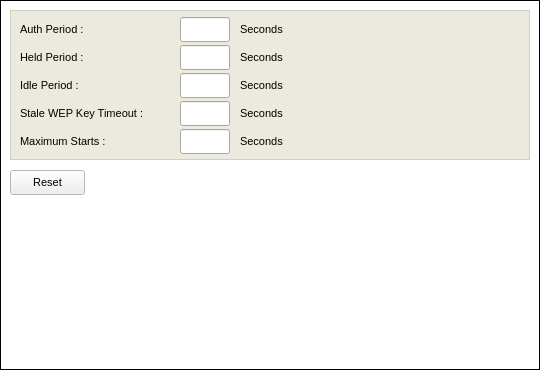
     <widget class="QFrame" name="whiteFrameAdvancedInternals" >
      <property name="geometry" >
       <rect>
        <x>10</x>
        <y>40</y>
        <width>540</width>
        <height>370</height>
       </rect>
      </property>
      <property name="minimumSize" >
       <size>
        <width>540</width>
        <height>370</height>
       </size>
      </property>
      <property name="maximumSize" >
       <size>
        <width>540</width>
        <height>370</height>
       </size>
      </property>
      <property name="palette" >
       <palette>
        <active>
         <colorrole role="Base" >
          <brush brushstyle="SolidPattern" >
           <color alpha="255" >
            <red>255</red>
            <green>255</green>
            <blue>255</blue>
           </color>
          </brush>
         </colorrole>
         <colorrole role="Window" >
          <brush brushstyle="SolidPattern" >
           <color alpha="255" >
            <red>255</red>
            <green>255</green>
            <blue>255</blue>
           </color>
          </brush>
         </colorrole>
        </active>
        <inactive>
         <colorrole role="Base" >
          <brush brushstyle="SolidPattern" >
           <color alpha="255" >
            <red>255</red>
            <green>255</green>
            <blue>255</blue>
           </color>
          </brush>
         </colorrole>
         <colorrole role="Window" >
          <brush brushstyle="SolidPattern" >
           <color alpha="255" >
            <red>255</red>
            <green>255</green>
            <blue>255</blue>
           </color>
          </brush>
         </colorrole>
        </inactive>
        <disabled>
         <colorrole role="Base" >
          <brush brushstyle="SolidPattern" >
           <color alpha="255" >
            <red>255</red>
            <green>255</green>
            <blue>255</blue>
           </color>
          </brush>
         </colorrole>
         <colorrole role="Window" >
          <brush brushstyle="SolidPattern" >
           <color alpha="255" >
            <red>255</red>
            <green>255</green>
            <blue>255</blue>
           </color>
          </brush>
         </colorrole>
        </disabled>
       </palette>
      </property>
      <property name="autoFillBackground" >
       <bool>true</bool>
      </property>
      <property name="frameShape" >
       <enum>QFrame::Box</enum>
      </property>
      <property name="frameShadow" >
       <enum>QFrame::Plain</enum>
      </property>
      <widget class="QFrame" name="dataFrameAdvancedInternals" >
       <property name="geometry" >
        <rect>
         <x>10</x>
         <y>10</y>
         <width>520</width>
         <height>150</height>
        </rect>
       </property>
       <property name="minimumSize" >
        <size>
         <width>520</width>
         <height>150</height>
        </size>
       </property>
       <property name="palette" >
        <palette>
         <active>
          <colorrole role="WindowText" >
           <brush brushstyle="SolidPattern" >
            <color alpha="255" >
             <red>208</red>
             <green>208</green>
             <blue>191</blue>
            </color>
           </brush>
          </colorrole>
          <colorrole role="Base" >
           <brush brushstyle="SolidPattern" >
            <color alpha="255" >
             <red>255</red>
             <green>255</green>
             <blue>255</blue>
            </color>
           </brush>
          </colorrole>
          <colorrole role="Window" >
           <brush brushstyle="SolidPattern" >
            <color alpha="255" >
             <red>236</red>
             <green>234</green>
             <blue>223</blue>
            </color>
           </brush>
          </colorrole>
         </active>
         <inactive>
          <colorrole role="WindowText" >
           <brush brushstyle="SolidPattern" >
            <color alpha="255" >
             <red>208</red>
             <green>208</green>
             <blue>191</blue>
            </color>
           </brush>
          </colorrole>
          <colorrole role="Base" >
           <brush brushstyle="SolidPattern" >
            <color alpha="255" >
             <red>255</red>
             <green>255</green>
             <blue>255</blue>
            </color>
           </brush>
          </colorrole>
          <colorrole role="Window" >
           <brush brushstyle="SolidPattern" >
            <color alpha="255" >
             <red>236</red>
             <green>234</green>
             <blue>223</blue>
            </color>
           </brush>
          </colorrole>
         </inactive>
         <disabled>
          <colorrole role="WindowText" >
           <brush brushstyle="SolidPattern" >
            <color alpha="255" >
             <red>119</red>
             <green>119</green>
             <blue>119</blue>
            </color>
           </brush>
          </colorrole>
          <colorrole role="Base" >
           <brush brushstyle="SolidPattern" >
            <color alpha="255" >
             <red>236</red>
             <green>234</green>
             <blue>223</blue>
            </color>
           </brush>
          </colorrole>
          <colorrole role="Window" >
           <brush brushstyle="SolidPattern" >
            <color alpha="255" >
             <red>236</red>
             <green>234</green>
             <blue>223</blue>
            </color>
           </brush>
          </colorrole>
         </disabled>
        </palette>
       </property>
       <property name="autoFillBackground" >
        <bool>true</bool>
       </property>
       <property name="frameShape" >
        <enum>QFrame::Box</enum>
       </property>
       <property name="frameShadow" >
        <enum>QFrame::Plain</enum>
       </property>
       <widget class="QLabel" name="labelAdvancedInternalsStaleWEPKeyTimeout" >
        <property name="geometry" >
         <rect>
          <x>10</x>
          <y>94</y>
          <width>186</width>
          <height>18</height>
         </rect>
        </property>
        <property name="minimumSize" >
         <size>
          <width>0</width>
          <height>18</height>
         </size>
        </property>
        <property name="maximumSize" >
         <size>
          <width>16777215</width>
          <height>18</height>
         </size>
        </property>
        <property name="palette" >
         <palette>
          <active>
           <colorrole role="WindowText" >
            <brush brushstyle="SolidPattern" >
             <color alpha="255" >
              <red>0</red>
              <green>0</green>
              <blue>0</blue>
             </color>
            </brush>
           </colorrole>
          </active>
          <inactive>
           <colorrole role="WindowText" >
            <brush brushstyle="SolidPattern" >
             <color alpha="255" >
              <red>0</red>
              <green>0</green>
              <blue>0</blue>
             </color>
            </brush>
           </colorrole>
          </inactive>
          <disabled>
           <colorrole role="WindowText" >
            <brush brushstyle="SolidPattern" >
             <color alpha="255" >
              <red>119</red>
              <green>119</green>
              <blue>119</blue>
             </color>
            </brush>
           </colorrole>
          </disabled>
         </palette>
        </property>
        <property name="font" >
         <font>
          <pointsize>8</pointsize>
         </font>
        </property>
        <property name="text" >
         <string>Stale WEP Key Timeout :</string>
        </property>
       </widget>
       <widget class="QLabel" name="labelAdvancedInternalsIdlePeriod" >
        <property name="geometry" >
         <rect>
          <x>10</x>
          <y>66</y>
          <width>186</width>
          <height>18</height>
         </rect>
        </property>
        <property name="minimumSize" >
         <size>
          <width>0</width>
          <height>18</height>
         </size>
        </property>
        <property name="maximumSize" >
         <size>
          <width>16777215</width>
          <height>18</height>
         </size>
        </property>
        <property name="palette" >
         <palette>
          <active>
           <colorrole role="WindowText" >
            <brush brushstyle="SolidPattern" >
             <color alpha="255" >
              <red>0</red>
              <green>0</green>
              <blue>0</blue>
             </color>
            </brush>
           </colorrole>
          </active>
          <inactive>
           <colorrole role="WindowText" >
            <brush brushstyle="SolidPattern" >
             <color alpha="255" >
              <red>0</red>
              <green>0</green>
              <blue>0</blue>
             </color>
            </brush>
           </colorrole>
          </inactive>
          <disabled>
           <colorrole role="WindowText" >
            <brush brushstyle="SolidPattern" >
             <color alpha="255" >
              <red>119</red>
              <green>119</green>
              <blue>119</blue>
             </color>
            </brush>
           </colorrole>
          </disabled>
         </palette>
        </property>
        <property name="font" >
         <font>
          <pointsize>8</pointsize>
         </font>
        </property>
        <property name="text" >
         <string>Idle Period :</string>
        </property>
       </widget>
       <widget class="QLabel" name="labelAdvancedInternalsHeldPeriod" >
        <property name="geometry" >
         <rect>
          <x>10</x>
          <y>38</y>
          <width>186</width>
          <height>18</height>
         </rect>
        </property>
        <property name="minimumSize" >
         <size>
          <width>0</width>
          <height>18</height>
         </size>
        </property>
        <property name="maximumSize" >
         <size>
          <width>16777215</width>
          <height>18</height>
         </size>
        </property>
        <property name="palette" >
         <palette>
          <active>
           <colorrole role="WindowText" >
            <brush brushstyle="SolidPattern" >
             <color alpha="255" >
              <red>0</red>
              <green>0</green>
              <blue>0</blue>
             </color>
            </brush>
           </colorrole>
          </active>
          <inactive>
           <colorrole role="WindowText" >
            <brush brushstyle="SolidPattern" >
             <color alpha="255" >
              <red>0</red>
              <green>0</green>
              <blue>0</blue>
             </color>
            </brush>
           </colorrole>
          </inactive>
          <disabled>
           <colorrole role="WindowText" >
            <brush brushstyle="SolidPattern" >
             <color alpha="255" >
              <red>119</red>
              <green>119</green>
              <blue>119</blue>
             </color>
            </brush>
           </colorrole>
          </disabled>
         </palette>
        </property>
        <property name="font" >
         <font>
          <pointsize>8</pointsize>
         </font>
        </property>
        <property name="text" >
         <string>Held Period :</string>
        </property>
       </widget>
       <widget class="QLabel" name="labelAdvancedInternalsAuthPeriod" >
        <property name="geometry" >
         <rect>
          <x>10</x>
          <y>10</y>
          <width>186</width>
          <height>18</height>
         </rect>
        </property>
        <property name="minimumSize" >
         <size>
          <width>0</width>
          <height>18</height>
         </size>
        </property>
        <property name="maximumSize" >
         <size>
          <width>16777215</width>
          <height>18</height>
         </size>
        </property>
        <property name="palette" >
         <palette>
          <active>
           <colorrole role="WindowText" >
            <brush brushstyle="SolidPattern" >
             <color alpha="255" >
              <red>0</red>
              <green>0</green>
              <blue>0</blue>
             </color>
            </brush>
           </colorrole>
          </active>
          <inactive>
           <colorrole role="WindowText" >
            <brush brushstyle="SolidPattern" >
             <color alpha="255" >
              <red>0</red>
              <green>0</green>
              <blue>0</blue>
             </color>
            </brush>
           </colorrole>
          </inactive>
          <disabled>
           <colorrole role="WindowText" >
            <brush brushstyle="SolidPattern" >
             <color alpha="255" >
              <red>119</red>
              <green>119</green>
              <blue>119</blue>
             </color>
            </brush>
           </colorrole>
          </disabled>
         </palette>
        </property>
        <property name="font" >
         <font>
          <pointsize>8</pointsize>
         </font>
        </property>
        <property name="text" >
         <string>Auth Period :</string>
        </property>
       </widget>
       <widget class="QLabel" name="labelAdvancedInternalsMaximumStarts" >
        <property name="geometry" >
         <rect>
          <x>10</x>
          <y>122</y>
          <width>186</width>
          <height>18</height>
         </rect>
        </property>
        <property name="minimumSize" >
         <size>
          <width>0</width>
          <height>18</height>
         </size>
        </property>
        <property name="maximumSize" >
         <size>
          <width>16777215</width>
          <height>18</height>
         </size>
        </property>
        <property name="palette" >
         <palette>
          <active>
           <colorrole role="WindowText" >
            <brush brushstyle="SolidPattern" >
             <color alpha="255" >
              <red>0</red>
              <green>0</green>
              <blue>0</blue>
             </color>
            </brush>
           </colorrole>
          </active>
          <inactive>
           <colorrole role="WindowText" >
            <brush brushstyle="SolidPattern" >
             <color alpha="255" >
              <red>0</red>
              <green>0</green>
              <blue>0</blue>
             </color>
            </brush>
           </colorrole>
          </inactive>
          <disabled>
           <colorrole role="WindowText" >
            <brush brushstyle="SolidPattern" >
             <color alpha="255" >
              <red>119</red>
              <green>119</green>
              <blue>119</blue>
             </color>
            </brush>
           </colorrole>
          </disabled>
         </palette>
        </property>
        <property name="font" >
         <font>
          <pointsize>8</pointsize>
         </font>
        </property>
        <property name="text" >
         <string>Maximum Starts :</string>
        </property>
       </widget>
       <widget class="QLabel" name="labelAdvancedInternalsAuthPeriodUnits" >
        <property name="geometry" >
         <rect>
          <x>230</x>
          <y>10</y>
          <width>64</width>
          <height>18</height>
         </rect>
        </property>
        <property name="minimumSize" >
         <size>
          <width>0</width>
          <height>18</height>
         </size>
        </property>
        <property name="maximumSize" >
         <size>
          <width>16777215</width>
          <height>18</height>
         </size>
        </property>
        <property name="palette" >
         <palette>
          <active>
           <colorrole role="WindowText" >
            <brush brushstyle="SolidPattern" >
             <color alpha="255" >
              <red>0</red>
              <green>0</green>
              <blue>0</blue>
             </color>
            </brush>
           </colorrole>
          </active>
          <inactive>
           <colorrole role="WindowText" >
            <brush brushstyle="SolidPattern" >
             <color alpha="255" >
              <red>0</red>
              <green>0</green>
              <blue>0</blue>
             </color>
            </brush>
           </colorrole>
          </inactive>
          <disabled>
           <colorrole role="WindowText" >
            <brush brushstyle="SolidPattern" >
             <color alpha="255" >
              <red>119</red>
              <green>119</green>
              <blue>119</blue>
             </color>
            </brush>
           </colorrole>
          </disabled>
         </palette>
        </property>
        <property name="font" >
         <font>
          <pointsize>8</pointsize>
         </font>
        </property>
        <property name="text" >
         <string>Seconds</string>
        </property>
       </widget>
       <widget class="QLabel" name="labelAdvancedInternalsHeldPeriodUnits" >
        <property name="geometry" >
         <rect>
          <x>230</x>
          <y>38</y>
          <width>64</width>
          <height>18</height>
         </rect>
        </property>
        <property name="minimumSize" >
         <size>
          <width>0</width>
          <height>18</height>
         </size>
        </property>
        <property name="maximumSize" >
         <size>
          <width>16777215</width>
          <height>18</height>
         </size>
        </property>
        <property name="palette" >
         <palette>
          <active>
           <colorrole role="WindowText" >
            <brush brushstyle="SolidPattern" >
             <color alpha="255" >
              <red>0</red>
              <green>0</green>
              <blue>0</blue>
             </color>
            </brush>
           </colorrole>
          </active>
          <inactive>
           <colorrole role="WindowText" >
            <brush brushstyle="SolidPattern" >
             <color alpha="255" >
              <red>0</red>
              <green>0</green>
              <blue>0</blue>
             </color>
            </brush>
           </colorrole>
          </inactive>
          <disabled>
           <colorrole role="WindowText" >
            <brush brushstyle="SolidPattern" >
             <color alpha="255" >
              <red>119</red>
              <green>119</green>
              <blue>119</blue>
             </color>
            </brush>
           </colorrole>
          </disabled>
         </palette>
        </property>
        <property name="font" >
         <font>
          <pointsize>8</pointsize>
         </font>
        </property>
        <property name="text" >
         <string>Seconds</string>
        </property>
       </widget>
       <widget class="QLabel" name="labelAdvancedInternalsIdlePeriodUnits" >
        <property name="geometry" >
         <rect>
          <x>230</x>
          <y>66</y>
          <width>64</width>
          <height>18</height>
         </rect>
        </property>
        <property name="minimumSize" >
         <size>
          <width>0</width>
          <height>18</height>
         </size>
        </property>
        <property name="maximumSize" >
         <size>
          <width>16777215</width>
          <height>18</height>
         </size>
        </property>
        <property name="palette" >
         <palette>
          <active>
           <colorrole role="WindowText" >
            <brush brushstyle="SolidPattern" >
             <color alpha="255" >
              <red>0</red>
              <green>0</green>
              <blue>0</blue>
             </color>
            </brush>
           </colorrole>
          </active>
          <inactive>
           <colorrole role="WindowText" >
            <brush brushstyle="SolidPattern" >
             <color alpha="255" >
              <red>0</red>
              <green>0</green>
              <blue>0</blue>
             </color>
            </brush>
           </colorrole>
          </inactive>
          <disabled>
           <colorrole role="WindowText" >
            <brush brushstyle="SolidPattern" >
             <color alpha="255" >
              <red>119</red>
              <green>119</green>
              <blue>119</blue>
             </color>
            </brush>
           </colorrole>
          </disabled>
         </palette>
        </property>
        <property name="font" >
         <font>
          <pointsize>8</pointsize>
         </font>
        </property>
        <property name="text" >
         <string>Seconds</string>
        </property>
       </widget>
       <widget class="QLabel" name="labelAdvancedInternalsStaleWEPKeyTimeoutUnits" >
        <property name="geometry" >
         <rect>
          <x>230</x>
          <y>94</y>
          <width>64</width>
          <height>18</height>
         </rect>
        </property>
        <property name="minimumSize" >
         <size>
          <width>0</width>
          <height>18</height>
         </size>
        </property>
        <property name="maximumSize" >
         <size>
          <width>16777215</width>
          <height>18</height>
         </size>
        </property>
        <property name="palette" >
         <palette>
          <active>
           <colorrole role="WindowText" >
            <brush brushstyle="SolidPattern" >
             <color alpha="255" >
              <red>0</red>
              <green>0</green>
              <blue>0</blue>
             </color>
            </brush>
           </colorrole>
          </active>
          <inactive>
           <colorrole role="WindowText" >
            <brush brushstyle="SolidPattern" >
             <color alpha="255" >
              <red>0</red>
              <green>0</green>
              <blue>0</blue>
             </color>
            </brush>
           </colorrole>
          </inactive>
          <disabled>
           <colorrole role="WindowText" >
            <brush brushstyle="SolidPattern" >
             <color alpha="255" >
              <red>119</red>
              <green>119</green>
              <blue>119</blue>
             </color>
            </brush>
           </colorrole>
          </disabled>
         </palette>
        </property>
        <property name="font" >
         <font>
          <pointsize>8</pointsize>
         </font>
        </property>
        <property name="text" >
         <string>Seconds</string>
        </property>
       </widget>
       <widget class="QLabel" name="labelAdvancedInternalsMaximumStartsUnits" >
        <property name="geometry" >
         <rect>
          <x>230</x>
          <y>122</y>
          <width>64</width>
          <height>18</height>
         </rect>
        </property>
        <property name="minimumSize" >
         <size>
          <width>0</width>
          <height>18</height>
         </size>
        </property>
        <property name="maximumSize" >
         <size>
          <width>16777215</width>
          <height>18</height>
         </size>
        </property>
        <property name="palette" >
         <palette>
          <active>
           <colorrole role="WindowText" >
            <brush brushstyle="SolidPattern" >
             <color alpha="255" >
              <red>0</red>
              <green>0</green>
              <blue>0</blue>
             </color>
            </brush>
           </colorrole>
          </active>
          <inactive>
           <colorrole role="WindowText" >
            <brush brushstyle="SolidPattern" >
             <color alpha="255" >
              <red>0</red>
              <green>0</green>
              <blue>0</blue>
             </color>
            </brush>
           </colorrole>
          </inactive>
          <disabled>
           <colorrole role="WindowText" >
            <brush brushstyle="SolidPattern" >
             <color alpha="255" >
              <red>119</red>
              <green>119</green>
              <blue>119</blue>
             </color>
            </brush>
           </colorrole>
          </disabled>
         </palette>
        </property>
        <property name="font" >
         <font>
          <pointsize>8</pointsize>
         </font>
        </property>
        <property name="text" >
         <string>Seconds</string>
        </property>
       </widget>
       <widget class="QLineEdit" name="dataFieldAdvancedInternalsAuthPeriod" >
        <property name="geometry" >
         <rect>
          <x>170</x>
          <y>7</y>
          <width>50</width>
          <height>25</height>
         </rect>
        </property>
        <property name="minimumSize" >
         <size>
          <width>0</width>
          <height>25</height>
         </size>
        </property>
        <property name="maximumSize" >
         <size>
          <width>50</width>
          <height>25</height>
         </size>
        </property>
        <property name="palette" >
         <palette>
          <active>
           <colorrole role="WindowText" >
            <brush brushstyle="SolidPattern" >
             <color alpha="255" >
              <red>127</red>
              <green>157</green>
              <blue>185</blue>
             </color>
            </brush>
           </colorrole>
          </active>
          <inactive>
           <colorrole role="WindowText" >
            <brush brushstyle="SolidPattern" >
             <color alpha="255" >
              <red>127</red>
              <green>157</green>
              <blue>185</blue>
             </color>
            </brush>
           </colorrole>
          </inactive>
          <disabled>
           <colorrole role="WindowText" >
            <brush brushstyle="SolidPattern" >
             <color alpha="255" >
              <red>119</red>
              <green>119</green>
              <blue>119</blue>
             </color>
            </brush>
           </colorrole>
          </disabled>
         </palette>
        </property>
        <property name="font" >
         <font>
          <pointsize>8</pointsize>
         </font>
        </property>
        <property name="maxLength" >
         <number>5</number>
        </property>
       </widget>
       <widget class="QLineEdit" name="dataFieldAdvancedInternalsHeldPeriod" >
        <property name="geometry" >
         <rect>
          <x>170</x>
          <y>35</y>
          <width>50</width>
          <height>25</height>
         </rect>
        </property>
        <property name="minimumSize" >
         <size>
          <width>0</width>
          <height>25</height>
         </size>
        </property>
        <property name="maximumSize" >
         <size>
          <width>50</width>
          <height>25</height>
         </size>
        </property>
        <property name="palette" >
         <palette>
          <active>
           <colorrole role="WindowText" >
            <brush brushstyle="SolidPattern" >
             <color alpha="255" >
              <red>127</red>
              <green>157</green>
              <blue>185</blue>
             </color>
            </brush>
           </colorrole>
          </active>
          <inactive>
           <colorrole role="WindowText" >
            <brush brushstyle="SolidPattern" >
             <color alpha="255" >
              <red>127</red>
              <green>157</green>
              <blue>185</blue>
             </color>
            </brush>
           </colorrole>
          </inactive>
          <disabled>
           <colorrole role="WindowText" >
            <brush brushstyle="SolidPattern" >
             <color alpha="255" >
              <red>119</red>
              <green>119</green>
              <blue>119</blue>
             </color>
            </brush>
           </colorrole>
          </disabled>
         </palette>
        </property>
        <property name="font" >
         <font>
          <pointsize>8</pointsize>
         </font>
        </property>
        <property name="maxLength" >
         <number>5</number>
        </property>
       </widget>
       <widget class="QLineEdit" name="dataFieldAdvancedInternalsIdlePeriod" >
        <property name="geometry" >
         <rect>
          <x>170</x>
          <y>63</y>
          <width>50</width>
          <height>25</height>
         </rect>
        </property>
        <property name="minimumSize" >
         <size>
          <width>0</width>
          <height>25</height>
         </size>
        </property>
        <property name="maximumSize" >
         <size>
          <width>50</width>
          <height>25</height>
         </size>
        </property>
        <property name="palette" >
         <palette>
          <active>
           <colorrole role="WindowText" >
            <brush brushstyle="SolidPattern" >
             <color alpha="255" >
              <red>127</red>
              <green>157</green>
              <blue>185</blue>
             </color>
            </brush>
           </colorrole>
          </active>
          <inactive>
           <colorrole role="WindowText" >
            <brush brushstyle="SolidPattern" >
             <color alpha="255" >
              <red>127</red>
              <green>157</green>
              <blue>185</blue>
             </color>
            </brush>
           </colorrole>
          </inactive>
          <disabled>
           <colorrole role="WindowText" >
            <brush brushstyle="SolidPattern" >
             <color alpha="255" >
              <red>119</red>
              <green>119</green>
              <blue>119</blue>
             </color>
            </brush>
           </colorrole>
          </disabled>
         </palette>
        </property>
        <property name="font" >
         <font>
          <pointsize>8</pointsize>
         </font>
        </property>
        <property name="maxLength" >
         <number>5</number>
        </property>
       </widget>
       <widget class="QLineEdit" name="dataFieldAdvancedInternalsStaleWEPKeyTimeout" >
        <property name="geometry" >
         <rect>
          <x>170</x>
          <y>91</y>
          <width>50</width>
          <height>25</height>
         </rect>
        </property>
        <property name="minimumSize" >
         <size>
          <width>0</width>
          <height>25</height>
         </size>
        </property>
        <property name="maximumSize" >
         <size>
          <width>50</width>
          <height>25</height>
         </size>
        </property>
        <property name="palette" >
         <palette>
          <active>
           <colorrole role="WindowText" >
            <brush brushstyle="SolidPattern" >
             <color alpha="255" >
              <red>127</red>
              <green>157</green>
              <blue>185</blue>
             </color>
            </brush>
           </colorrole>
          </active>
          <inactive>
           <colorrole role="WindowText" >
            <brush brushstyle="SolidPattern" >
             <color alpha="255" >
              <red>127</red>
              <green>157</green>
              <blue>185</blue>
             </color>
            </brush>
           </colorrole>
          </inactive>
          <disabled>
           <colorrole role="WindowText" >
            <brush brushstyle="SolidPattern" >
             <color alpha="255" >
              <red>119</red>
              <green>119</green>
              <blue>119</blue>
             </color>
            </brush>
           </colorrole>
          </disabled>
         </palette>
        </property>
        <property name="font" >
         <font>
          <pointsize>8</pointsize>
         </font>
        </property>
        <property name="maxLength" >
         <number>5</number>
        </property>
       </widget>
       <widget class="QLineEdit" name="dataFieldAdvancedInternalsMaximumStarts" >
        <property name="geometry" >
         <rect>
          <x>170</x>
          <y>119</y>
          <width>50</width>
          <height>25</height>
         </rect>
        </property>
        <property name="minimumSize" >
         <size>
          <width>0</width>
          <height>25</height>
         </size>
        </property>
        <property name="maximumSize" >
         <size>
          <width>50</width>
          <height>25</height>
         </size>
        </property>
        <property name="palette" >
         <palette>
          <active>
           <colorrole role="WindowText" >
            <brush brushstyle="SolidPattern" >
             <color alpha="255" >
              <red>127</red>
              <green>157</green>
              <blue>185</blue>
             </color>
            </brush>
           </colorrole>
          </active>
          <inactive>
           <colorrole role="WindowText" >
            <brush brushstyle="SolidPattern" >
             <color alpha="255" >
              <red>127</red>
              <green>157</green>
              <blue>185</blue>
             </color>
            </brush>
           </colorrole>
          </inactive>
          <disabled>
           <colorrole role="WindowText" >
            <brush brushstyle="SolidPattern" >
             <color alpha="255" >
              <red>119</red>
              <green>119</green>
              <blue>119</blue>
             </color>
            </brush>
           </colorrole>
          </disabled>
         </palette>
        </property>
        <property name="font" >
         <font>
          <pointsize>8</pointsize>
         </font>
        </property>
        <property name="maxLength" >
         <number>5</number>
        </property>
       </widget>
      </widget>
      <widget class="QPushButton" name="buttonAdvancedInternalsReset" >
       <property name="geometry" >
        <rect>
         <x>10</x>
         <y>170</y>
         <width>75</width>
         <height>25</height>
        </rect>
       </property>
       <property name="minimumSize" >
        <size>
         <width>75</width>
         <height>25</height>
        </size>
       </property>
       <property name="maximumSize" >
        <size>
         <width>75</width>
         <height>25</height>
        </size>
       </property>
       <property name="font" >
        <font>
         <pointsize>8</pointsize>
        </font>
       </property>
       <property name="text" >
        <string>Reset</string>
       </property>
      </widget>
     </widget>
